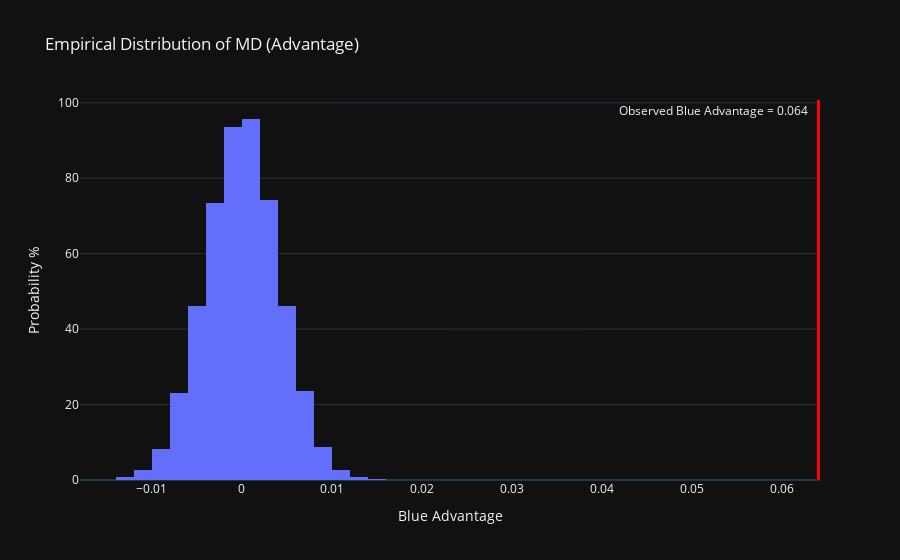

The notebook cell this image was saved under:
### Code cell
fig = px.histogram(random_generations, title='Empirical Distribution of MD (Advantage)', template='plotly_dark', nbins=20, labels={'value': 'Blue Advantage'})

# Density plot
fig.update_traces(histnorm='probability density')

# Change y-axis to show percentage
fig.update_yaxes(title='Probability %')

# Plot the observed blue advantage as a vertical line
fig.add_vline(x=observed_md, line_width=3, line_color='red', annotation_text=f'Observed Blue Advantage = {observed_md:.3f}   ', annotation_position='top left')
fig.update_layout(showlegend=False)
fig.write_html('assets/MD_blue_adv.html', include_plotlyjs='cdn')
fig.show()

### Figure 1 — Plotly figure (JSON) as saved in the notebook; plotly's stock layout.template omitted (floating-point values rounded to 4 significant figures; data arrays with more than 128 entries replaced by an {"elided": "..."} marker saying what was removed)
{"data": [{"alignmentgroup": "True", "bingroup": "x", "histnorm": "probability density", "hovertemplate": "variable=0<br>Blue Advantage=%{x}<br>count=%{y}<extra></extra>", "legendgroup": "0", "marker": {"color": "#636efa", "pattern": {"shape": ""}}, "name": "0", "nbinsx": 20, "offsetgroup": "0", "orientation": "v", "showlegend": true, "type": "histogram", "x": {"elided": "100000 float values"}, "xaxis": "x", "yaxis": "y"}], "layout": {"annotations": [{"showarrow": false, "text": "Observed Blue Advantage = 0.064   ", "x": 0.06411, "xanchor": "right", "xref": "x", "y": 1, "yanchor": "top", "yref": "y domain"}], "barmode": "relative", "legend": {"title": {"text": "variable"}, "tracegroupgap": 0}, "shapes": [{"line": {"color": "red", "width": 3}, "type": "line", "x0": 0.06411, "x1": 0.06411, "xref": "x", "y0": 0, "y1": 1, "yref": "y domain"}], "showlegend": false, "title": {"text": "Empirical Distribution of MD (Advantage)"}, "xaxis": {"anchor": "y", "domain": [0, 1], "title": {"text": "Blue Advantage"}}, "yaxis": {"anchor": "x", "domain": [0, 1], "title": {"text": "Probability %"}}}}
